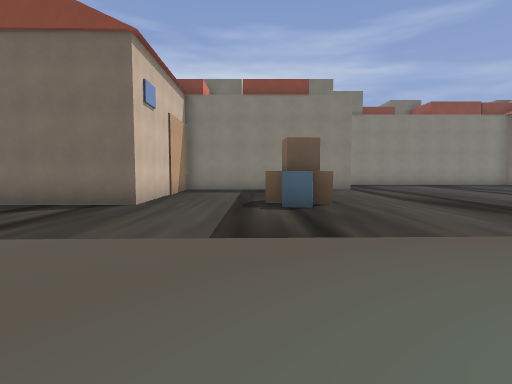
view 1 (above)

19 first-person views from a walk through a level from a Godot 3-D game. The camera is 1.4 m above the floor, tilts 4° down and sees 80° across. The floor is counted in squares, 2 m on a side. Each view is taken from the middle of a square. On the plan, view 1 faces up. The plan holds only what a view shows up to about 10 squares ahead; the rest is blank. The place goes on beyond the plan. Some surface patterns are stand-ins.

view 2
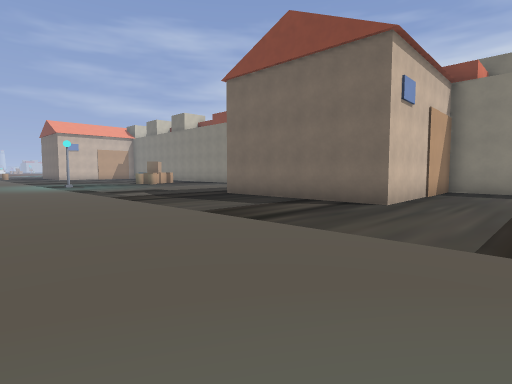

view 3
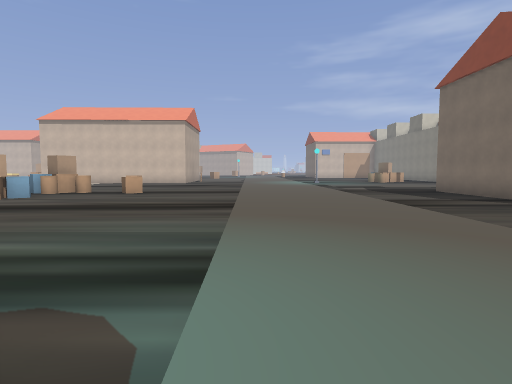

view 4
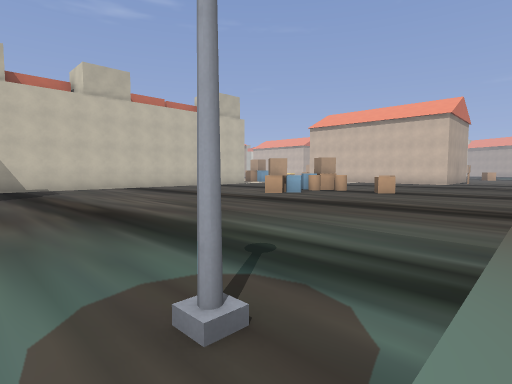

view 5
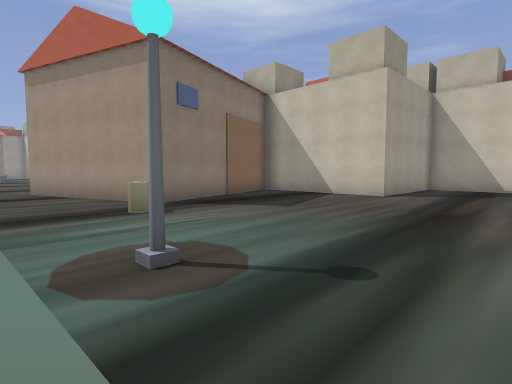

view 6
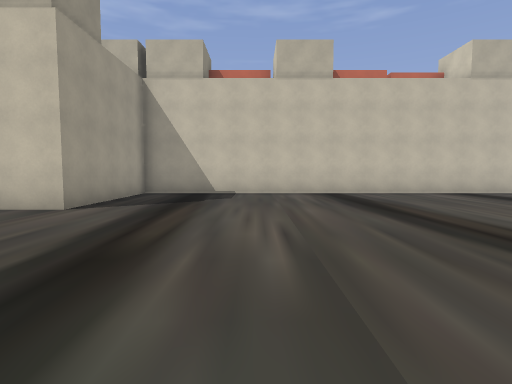

view 7
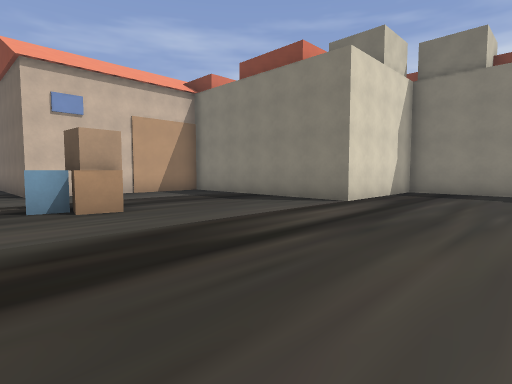

view 8
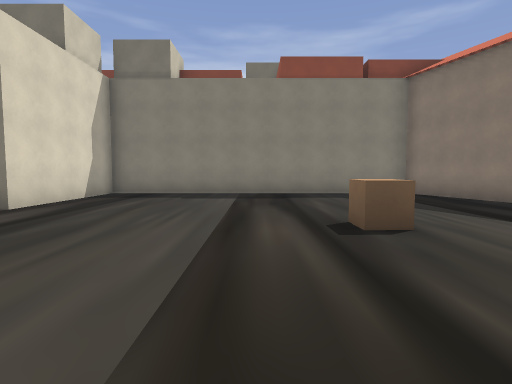

view 9
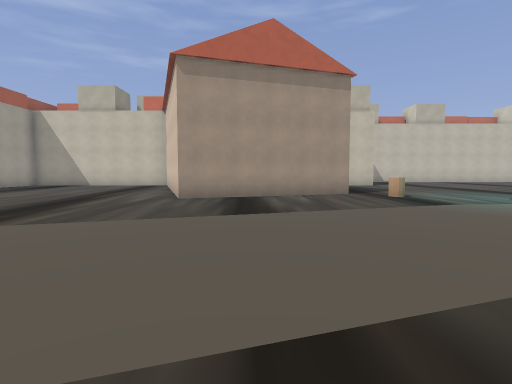

view 10
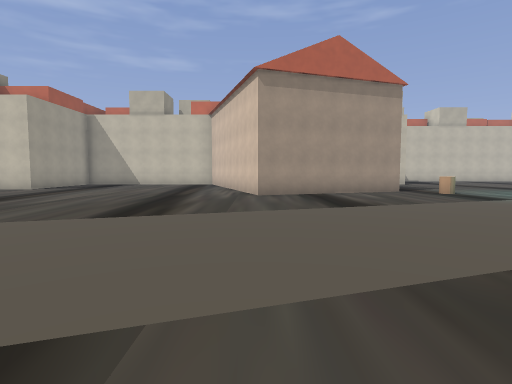

view 11
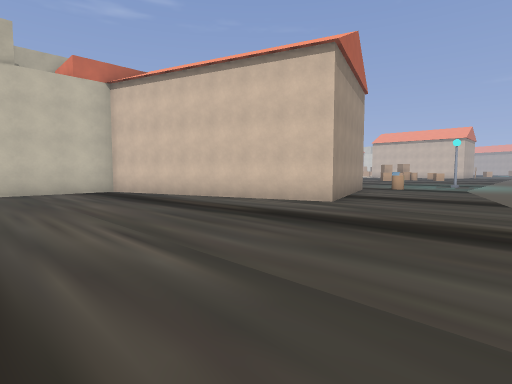

view 12
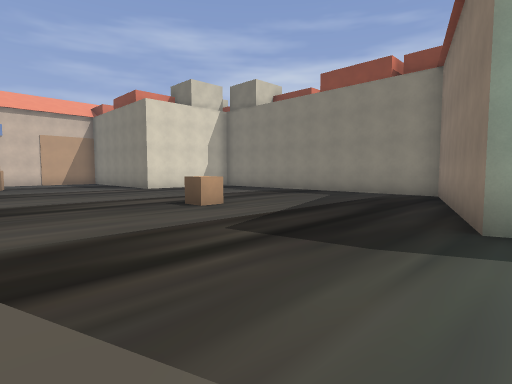

view 13
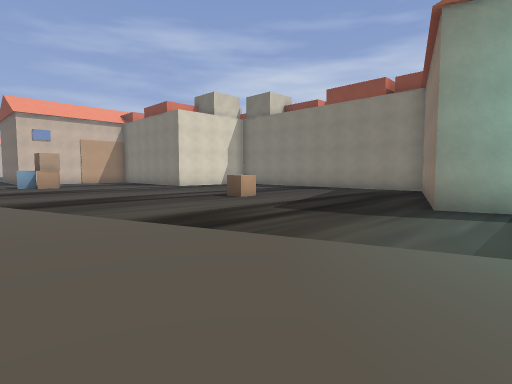

view 14
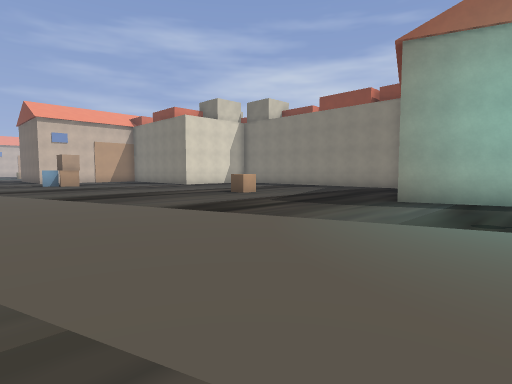

view 15
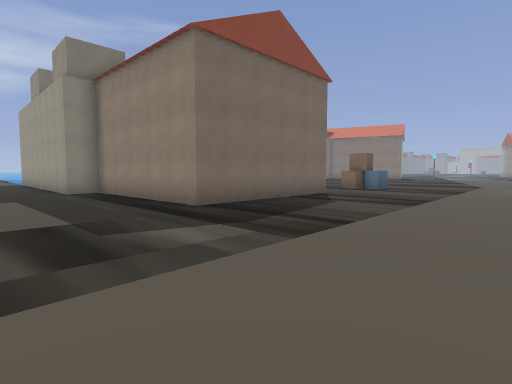

view 16
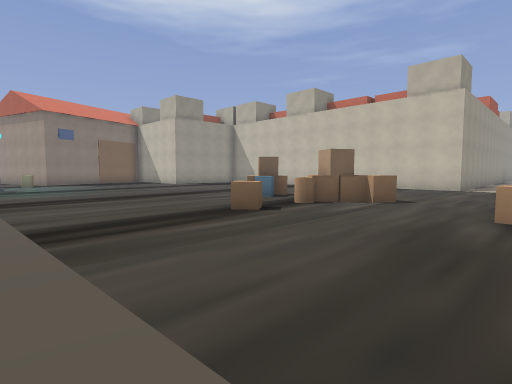

view 17
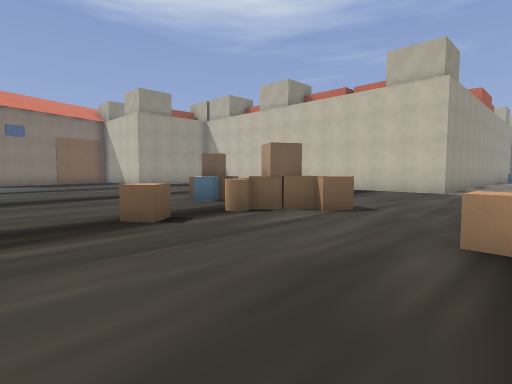

view 18
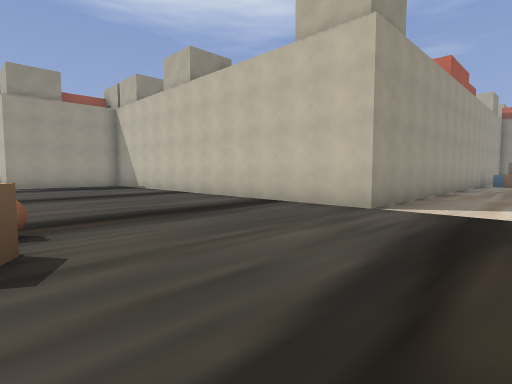

view 19
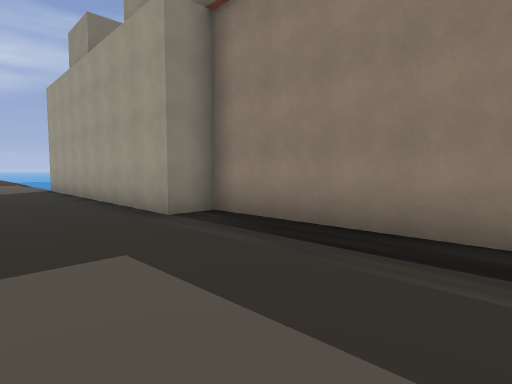

### Floor plan
Points are (right, up) in squares from view 1. A wall is a line through its corners. A room is listed if a view was taken in it or the views show most of it. See-through windows are left out.
Room 1 (views 1, 2, 3, 4, 5, 6, 7, 8, 9, 10, 11, 12, 13, 14, 15, 16, 17, 18, 19)
walls: (7.4, -6.9) (6.2, -3.2) (10.9, -1.6) (13.2, -8.4) (16.1, -8.4); (-8.6, 12.4) (-8.6, 18.8); (16.4, 10.7) (14.4, 10.1) (12.6, 15.5) (3.6, 15.5) (3.6, 11.5) (-2.6, 11.5) (-2.5, 6.3) (-7.5, 6.2) (-7.6, 11.2); (-8.6, -17.5) (-8.6, -12.5) (3.4, -12.5) (3.4, -8.4) (5.8, -8.4)
objects: box (-11, -5); box (-8, -7); box (-8, 12); box (-7, -8); box (-7, -7) to (-7, -6); box (-7, -4); box (-5, -7); box (-5, -6); box (-4, -7); box (1, 6); box (1, 7); box (10, 10)

Where each view was taken, in squares from view 1:
view 1: 0 up, 0 right, facing up
view 2: 0 up, 0 right, facing up-left
view 3: 0 up, 3 right, facing left
view 4: 0 up, 3 right, facing down-left
view 5: 0 up, 0 right, facing down-right
view 6: 3 down, 0 right, facing down
view 7: 5 up, 7 right, facing up-left
view 8: 6 up, 8 right, facing up
view 9: 6 up, 9 right, facing down
view 10: 7 up, 11 right, facing down
view 11: 2 up, 17 right, facing down-left
view 12: 6 up, 15 right, facing up-left
view 13: 4 up, 16 right, facing up-left
view 14: 3 up, 17 right, facing up-left
view 15: 1 up, 11 left, facing up-right
view 16: 0 up, 11 left, facing down-right
view 17: 2 down, 11 left, facing down-right
view 18: 7 down, 11 left, facing down-right
view 19: 7 up, 11 left, facing up-right
